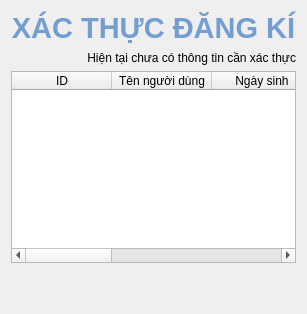
        <widget class="QWidget" name="verifySignUp">
         <layout class="QGridLayout" name="gridLayout_17">
          <item row="1" column="0">
           <widget class="QLabel" name="verifySignup_nFoundLabel">
            <property name="text">
             <string>&lt;html&gt;&lt;head/&gt;&lt;body&gt;&lt;p align=&quot;right&quot;&gt;Hiện tại chưa có thông tin cần xác thực&lt;/p&gt;&lt;/body&gt;&lt;/html&gt;</string>
            </property>
           </widget>
          </item>
          <item row="0" column="0">
           <widget class="QLabel" name="label_57">
            <property name="text">
             <string>&lt;html&gt;&lt;head/&gt;&lt;body&gt;&lt;p align=&quot;center&quot;&gt;&lt;span style=&quot; font-size:22pt; font-weight:600; color:#729fcf;&quot;&gt;XÁC THỰC ĐĂNG KÍ&lt;/span&gt;&lt;/p&gt;&lt;/body&gt;&lt;/html&gt;</string>
            </property>
           </widget>
          </item>
          <item row="2" column="0">
           <widget class="QTableWidget" name="verifySignupView">
            <column>
             <property name="text">
              <string>ID</string>
             </property>
            </column>
            <column>
             <property name="text">
              <string>Tên người dùng</string>
             </property>
            </column>
            <column>
             <property name="text">
              <string>Ngày sinh</string>
             </property>
            </column>
            <column>
             <property name="text">
              <string>Nghề nghiệp</string>
             </property>
            </column>
            <column>
             <property name="text">
              <string>Địa chỉ email</string>
             </property>
            </column>
            <column>
             <property name="text">
              <string/>
             </property>
            </column>
           </widget>
          </item>
          <item row="3" column="0">
           <spacer name="verticalSpacer_25">
            <property name="orientation">
             <enum>Qt::Vertical</enum>
            </property>
            <property name="sizeHint" stdset="0">
             <size>
              <width>20</width>
              <height>40</height>
             </size>
            </property>
           </spacer>
          </item>
         </layout>
        </widget>
